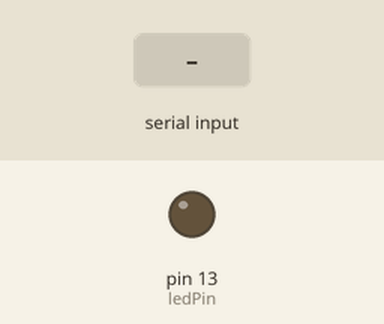
Bench run of a sketch on a simulated Arduino Uno, built with avr-gcc and run on an emulated ATmega328P. On the bench: output pins drawn as LEDs (lit = HIGH). Inputs (shaded band) come from the test bench.

Above: at 1.2 s.
1.3 s: "1" received over Serial
At 2.4 s:
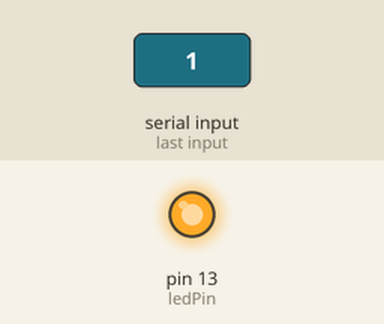
2.8 s: "0" received over Serial
At 3.5 s:
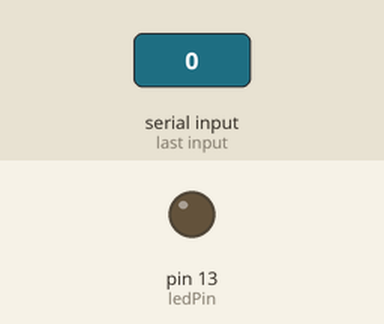
Timing chart, 0 to 5.8 s (numbered marks = the images above; inputs shaded):
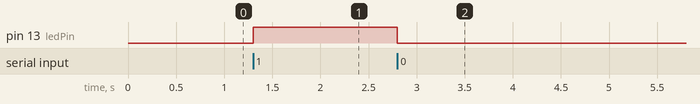

Measured:
- after the input at 1.3 s, pin 13 (ledPin): LOW → HIGH at once
- after the input at 2.8 s, pin 13 (ledPin): HIGH → LOW at once

The sketch:

arduinoLED.ino
```cpp
#define ledPin 13

void setup()
{
  Serial.begin(9600);
  pinMode(ledPin, OUTPUT);
}

void loop()
{
  if(Serial.available() > 0)
  {
    if(Serial.read() == '1')
    {
      digitalWrite(ledPin, HIGH);
    }
    else
    {
      digitalWrite(ledPin, LOW);
    }
  }
}
```
